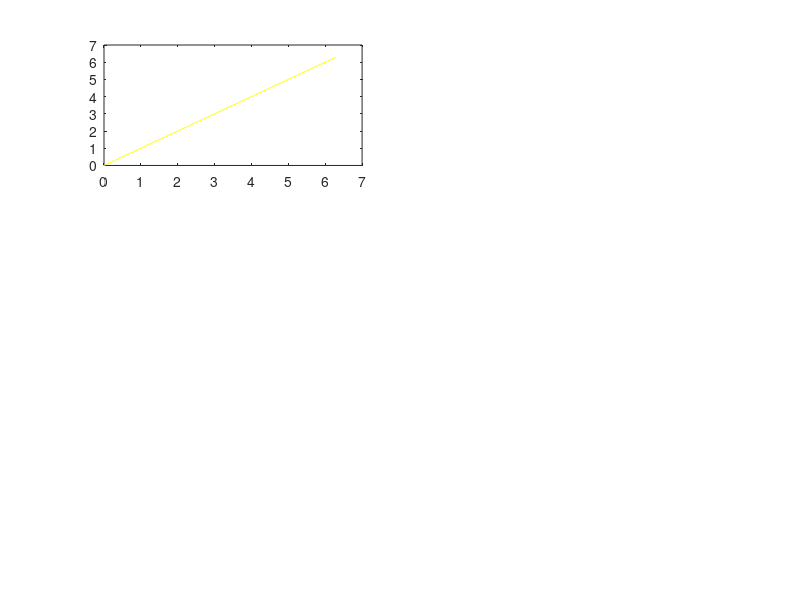

Write the MATLAB code that produced this figure. (Note: this script raises an error after producing the figure.)
x = 0:pi/100:2*pi;
y1=x;
y2=x.^2;
y3=exp(x);
y4=exp(-x);
y5=sin(x);
y6=cos(x);
subplot(3,2,1) ,plot(x,y1,'y-'),gtext('Linear'),
subplot(3,2,2) ,plot(x,y2,'r-'),gtext('Parabolic'),
subplot(3,2,3) ,plot(x,y3,'g-'),gtext('Exponential Growth'),
subplot(3,2,4) ,plot(x,y4,'b-'),gtext('Exponential Decay'),
subplot(3,2,5) ,plot(x,y5,'k-'),gtext('Sine'),
subplot(3,2,6) ,plot(x,y6,'m-'),gtext('Cosine')
 